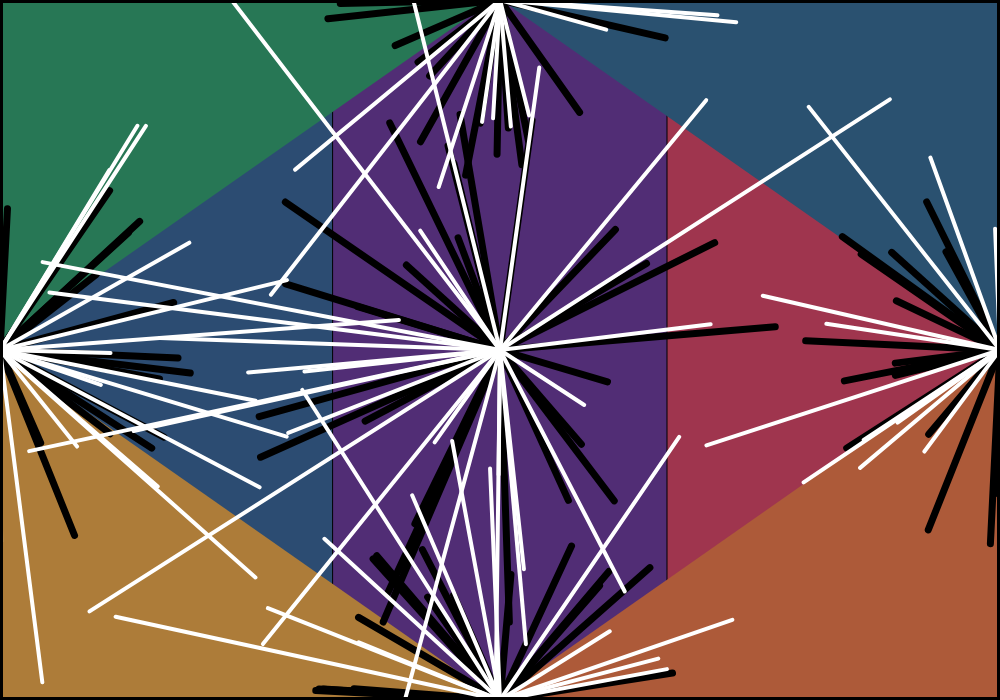
Frame 1 (no input)
Frame 60 (no input): identical to frame 1, image omitted
Frame 120 (the mouse pressed at the canvas centre since frame 60): identical to frame 1, image omitted

The p5.js sketch that drew this single still picture (run headless with seeded random() and noise() and a simulated clock; from frame 60 on, the mouse is pressed at the canvas centre):

// p5.js sketch
// ── sketch.js
// Sol Lewitt prompts
// 1) White lines to points on the grids. Fourth wall: twenty-four lines from the center, 
//    twelve lines from the midpoint of each of the sides, twelve lines from each corner.
// 2) The wall is divided vertically into fifteen parts. All one-, two-, three, using color ink washes.

var t = 0;
var tt = 0;

function setup(){
  createCanvas(1000, 700);
  angleMode(DEGREES);
  background(100);

  var r1 = random(100, 500);

  rectMode(CENTER);
  fill(44, 76, 114);
  rect(170, 350, 334, 700);

  fill(159, 53, 78);
  rect(830, 350, 334, 700);

  fill(81, 45, 117);
  rect(500, 350, 334, 700);

  //Top Left
  push();
  rectMode(CENTER);
  rotate(145);
  noStroke();
  fill(39, 119, 85);
  rect(0, 0, 850, 565);
  pop();

  //Top Right
  push();
  rectMode(CENTER);
  rotate(35);
  translate(700, -570);
  noStroke();
  fill(42, 81, 112);
  rect(0, 0, 850, 565);
  pop();

  //Bottom Left
  push();
  rectMode(CENTER);
  rotate(35);
  translate(400, 570);
  noStroke();
  fill(173, 124, 57);
  rect(0, 0, 850, 565);
  pop();

  //Bottom Right
  push();
  rectMode(CENTER);
  rotate(145);
  translate(-400, -1140);
  noStroke();
  fill(173, 90, 57);
  rect(0, 0, 850, 565);
  pop();

  // AHHHHHHHHHHHHHHHHHHHH
  // AAAAAAAAAAAAAAAAAAAAAHHH

  //Center
  for(var c = 25; c > 0; c = c - 1){
    push();
    stroke(0);
    strokeWeight(7);
    translate(500, 350);
    rotate(random(360));
    line(0, 0, 0, random(100, 300));
    pop();
  }
  //Top
  for(var c = 25; c > 0; c = c - 1){
    push();
    stroke(0);
    strokeWeight(7);
    translate(500, 0);
    rotate(random(360));
    line(0, 0, 0, random(100, 200));
    pop();
  }
  //Bottom
  for(var c = 25; c > 0; c = c - 1){
    push();
    stroke(0);
    strokeWeight(7);
    translate(500, 700);
    rotate(random(360));
    line(0, 0, 0, random(100, 200));
    pop();
  }
  //Left
  for(var c = 25; c > 0; c = c - 1){
    push();
    stroke(0);
    strokeWeight(7);
    translate(0, 350);
    rotate(random(360));
    line(0, 0, 0, random(100, 200));
    pop();
  }
  //Right
  for(var c = 25; c > 0; c = c - 1){
    push();
    stroke(0);
    strokeWeight(7);
    translate(1000, 350);
    rotate(random(360));
    line(0, 0, 0, random(100, 200));
    pop();
  }

  //Center
  for(var c = 25; c > 0; c = c - 1){
    push();
    stroke(255);
    strokeWeight(4);
    translate(500, 350);
    rotate(random(360));
    line(0, 0, 0, random(100, 500));
    pop();
  }
  //Top
  for(var c = 25; c > 0; c = c - 1){
    push();
    stroke(255);
    strokeWeight(4);
    translate(500, 0);
    rotate(random(360));
    line(0, 0, 0, random(100, 400));
    pop();
  }
  //Bottom
  for(var c = 25; c > 0; c = c - 1){
    push();
    stroke(255);
    strokeWeight(4);
    translate(500, 700);
    rotate(random(360));
    line(0, 0, 0, random(100, 400));
    pop();
  }
  //Left
  for(var c = 25; c > 0; c = c - 1){
    push();
    stroke(255);
    strokeWeight(4);
    translate(0, 350);
    rotate(random(360));
    line(0, 0, 0, random(100, 400));
    pop();
  }
  //Right
  for(var c = 25; c > 0; c = c - 1){
    push();
    stroke(255);
    strokeWeight(4);
    translate(1000, 350);
    rotate(random(360));
    line(0, 0, 0, random(100, 400));
    pop();
  }
}

function draw(){
  noStroke();
  fill(255);

  //Center
  ellipse(500, 350, 5, 5);
  //Top
  ellipse(500, 0, 5, 5);
  //Bottom
  ellipse(500, 700, 5, 5);
  //Left
  ellipse(0, 350, 5, 5);
  //Right
  ellipse(1000, 350, 5, 5);

  stroke(0);
  strokeWeight(6);
  line(0, 0, 1000, 0);
  line(1000, 0, 1000, 700);
  line(1000, 700, 0, 700);
  line(0,0, 0, 700);

}
